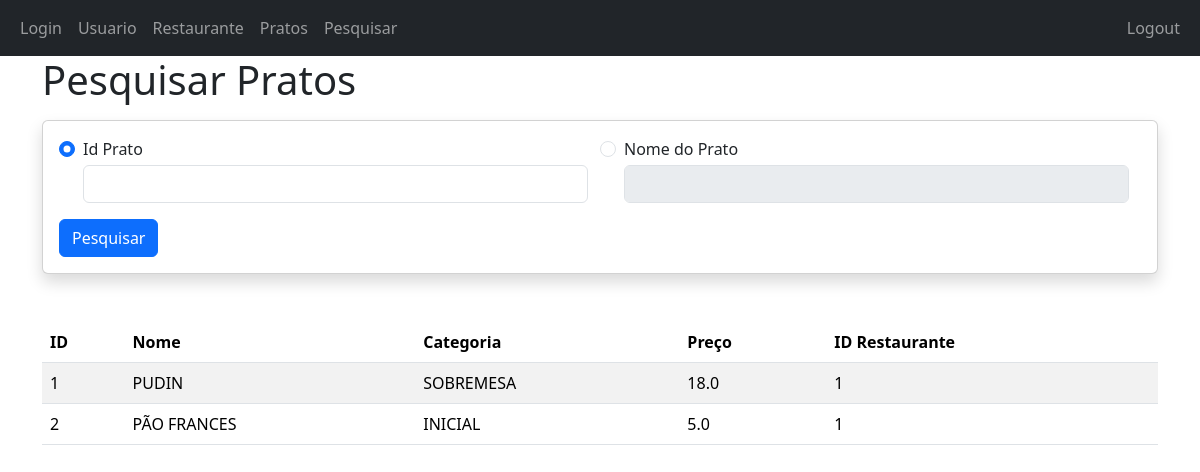
The page /pesquisar (signed in) on the database its author committed.
### modelos.py (models this page shows, shortened)
class Plate(db.Model):
    __tablename__ = constantes.PLATES_TABLE_NAME
    id         = db.Column(db.Integer, primary_key = True)
    name       = db.Column(db.String(100), nullable = False)
    category   = db.Column(db.String(200), nullable = False)
    price      = db.Column(db.String(5), nullable = False)
    restaurant_id = db.Column(db.Integer, db.ForeignKey("restaurants.id"))
    created_on = db.Column(db.DateTime(), default=datetime.utcnow)

### visualizar_Pesquisa.py (the view)
@app.route(constantes.ID_ROUTE_SEARCH, methods=["POST", "GET"])
def search():
    if utils.is_empty_session():
        return utils.render_login_page(constantes.MESSAGE_PLEASE_LOG_IN)
    plates = None
    message = None
    if request.method == 'POST':
        plate_id = request.form.get('plate_id')
        plate_name = request.form.get('plate_name')
        if plate_id:
            plates = Plate.query.filter(Plate.id == plate_id).all()
        if plate_name:
            plates = Plate.query\
                .filter(Plate.name == plate_name.upper())\
                .order_by(Plate.restaurant_id).all()
        if not plates:
            message = constantes.MESSAGE_NOTHING_FOUND
    else:
        plates = Plate.query.order_by(Plate.id).all()
    return render_template(constantes.ID_PAGE_SEARCH, plates=plates, message=message)

### utils.py (called while the page is built)
def is_empty_session():
    return constantes.SESSION_ID not in session or session[constantes.SESSION_ID] == None

### templates/pesquisa.html (shortened to what this page needs)
{% extends "aplicacao.html" %}
{% block content %}
<div class="container">
    <h1 class="mb-3">Pesquisar Pratos</h1>
    <div class="card shadow p-3 mb-5 bg-body rounded">
        <form method="POST" action="/pesquisar">
            <div class="container">
                <div class="row">
                    <div class="form-check mb-3 col">
                        <input class="form-check-input" type="radio" name="flexRadioDefault" id="radioPlateId" checked>
                        <label class="form-check-label mb-1" for="radioPlateId">
                            Id Prato
                        </label>
                        <input type="number" class="form-control" id="fieldPlateId" name="plate_id" required>
                    </div>
                    <div class="form-check col">
                        <input class="form-check-input" type="radio" name="flexRadioDefault" id="radioPlateName">
                        <label class="form-check-label mb-1" for="radioPlateName">
                            Nome do Prato
                        </label>
                        <input type="text" class="form-control" id="fieldPlateName" name="plate_name" disabled required>
                    </div>
                </div>
            </div>
            <div class="col">
                <button type="submit" class="btn btn-primary">Pesquisar</button>
            </div>
        </form>
    </div>
    <div class="mt-3">
        <table class="table table-striped">
            <thead class="thead-dark">
                <th>ID</th>
                <th>Nome</th>
                <th>Categoria</th>
                <th>Preço</th>
                <th>ID Restaurante</th>
            </thead>
            <tbody>
                {% for plate in plates %}
                <tr>
                    <td>{{ plate.id }}</td>
                    <td>{{ plate.name }}</td>
                    <td>{{ plate.category }}</td>
                    <td>{{ plate.price }}</td>
                    <td>{{ plate.restaurant_id }}</td>
                </tr>
                {% endfor %}
            </tbody>
        </table>
    </div>
</div>
{% endblock %}

### rows shown on the page
Plate: id "1", name "PUDIN", category "SOBREMESA", price "18.0", restaurant_id "1"
Plate: id "2", name "PÃO FRANCES", category "INICIAL", price "5.0", restaurant_id "1"
